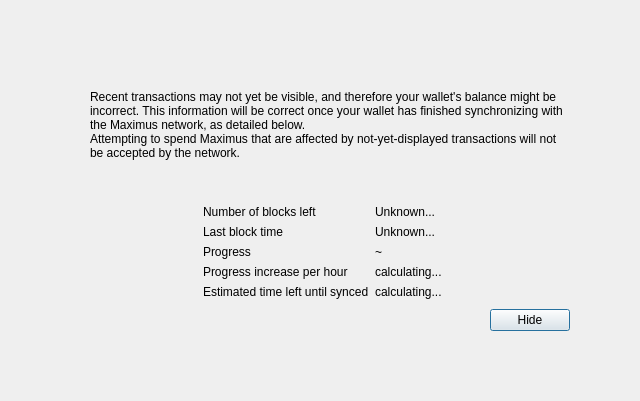
<?xml version="1.0" encoding="UTF-8"?>
<ui version="4.0">
 <class>ModalOverlay</class>
 <widget class="QWidget" name="ModalOverlay">
  <property name="geometry">
   <rect>
    <x>0</x>
    <y>0</y>
    <width>640</width>
    <height>401</height>
   </rect>
  </property>
  <property name="windowTitle">
   <string>Form</string>
  </property>
  <layout class="QVBoxLayout" name="verticalLayout" stretch="0">
   <property name="sizeConstraint">
    <enum>QLayout::SetDefaultConstraint</enum>
   </property>
   <property name="leftMargin">
    <number>0</number>
   </property>
   <property name="topMargin">
    <number>0</number>
   </property>
   <property name="rightMargin">
    <number>0</number>
   </property>
   <property name="bottomMargin">
    <number>0</number>
   </property>
   <item>
    <widget class="QWidget" name="bgWidget" native="true">
     <property name="styleSheet">
      <string notr="true"/>
     </property>
     <layout class="QVBoxLayout" name="verticalLayoutMain" stretch="0">
      <property name="leftMargin">
       <number>60</number>
      </property>
      <property name="topMargin">
       <number>60</number>
      </property>
      <property name="rightMargin">
       <number>60</number>
      </property>
      <property name="bottomMargin">
       <number>60</number>
      </property>
      <item>
       <widget class="QWidget" name="contentWidget" native="true">
        <property name="styleSheet">
         <string notr="true"/>
        </property>
        <layout class="QVBoxLayout" name="verticalLayoutSub" stretch="1,0,0,0,0">
         <property name="spacing">
          <number>0</number>
         </property>
         <property name="leftMargin">
          <number>10</number>
         </property>
         <property name="topMargin">
          <number>10</number>
         </property>
         <property name="rightMargin">
          <number>10</number>
         </property>
         <property name="bottomMargin">
          <number>10</number>
         </property>
         <item>
          <layout class="QHBoxLayout" name="horizontalLayoutIconText" stretch="0,1">
           <property name="topMargin">
            <number>20</number>
           </property>
           <item>
            <layout class="QVBoxLayout" name="verticalLayoutIcon">
             <property name="leftMargin">
              <number>0</number>
             </property>
             <item>
              <widget class="QLabel" name="warningIcon">
               <property name="text">
                <string/>
               </property>
              </widget>
             </item>
             <item>
              <spacer name="verticalSpacerWarningIcon">
               <property name="orientation">
                <enum>Qt::Vertical</enum>
               </property>
               <property name="sizeHint" stdset="0">
                <size>
                 <width>20</width>
                 <height>40</height>
                </size>
               </property>
              </spacer>
             </item>
            </layout>
           </item>
           <item>
            <layout class="QVBoxLayout" name="verticalLayoutInfoText">
             <property name="leftMargin">
              <number>0</number>
             </property>
             <property name="topMargin">
              <number>0</number>
             </property>
             <item>
              <widget class="QLabel" name="infoText">
               <property name="text">
                <string>Recent transactions may not yet be visible, and therefore your wallet's balance might be incorrect. This information will be correct once your wallet has finished synchronizing with the Maximus network, as detailed below.</string>
               </property>
               <property name="textFormat">
                <enum>Qt::RichText</enum>
               </property>
               <property name="wordWrap">
                <bool>true</bool>
               </property>
              </widget>
             </item>
             <item>
              <widget class="QLabel" name="infoTextStrong">
               <property name="text">
                <string>Attempting to spend Maximus that are affected by not-yet-displayed transactions will not be accepted by the network.</string>
               </property>
               <property name="textFormat">
                <enum>Qt::RichText</enum>
               </property>
               <property name="wordWrap">
                <bool>true</bool>
               </property>
              </widget>
             </item>
             <item>
              <spacer name="verticalSpacerInTextSpace">
               <property name="orientation">
                <enum>Qt::Vertical</enum>
               </property>
               <property name="sizeHint" stdset="0">
                <size>
                 <width>20</width>
                 <height>40</height>
                </size>
               </property>
              </spacer>
             </item>
            </layout>
           </item>
          </layout>
         </item>
         <item>
          <spacer name="verticalSpacerAfterText">
           <property name="orientation">
            <enum>Qt::Vertical</enum>
           </property>
           <property name="sizeHint" stdset="0">
            <size>
             <width>20</width>
             <height>40</height>
            </size>
           </property>
          </spacer>
         </item>
         <item>
          <layout class="QFormLayout" name="formLayout">
           <property name="fieldGrowthPolicy">
            <enum>QFormLayout::FieldsStayAtSizeHint</enum>
           </property>
           <property name="formAlignment">
            <set>Qt::AlignHCenter|Qt::AlignTop</set>
           </property>
           <property name="horizontalSpacing">
            <number>6</number>
           </property>
           <property name="verticalSpacing">
            <number>6</number>
           </property>
           <property name="topMargin">
            <number>10</number>
           </property>
           <item row="0" column="0">
            <widget class="QLabel" name="labelNumberOfBlocksLeft">
             <property name="text">
              <string>Number of blocks left</string>
             </property>
            </widget>
           </item>
           <item row="0" column="1">
            <widget class="QLabel" name="numberOfBlocksLeft">
             <property name="text">
              <string>Unknown...</string>
             </property>
            </widget>
           </item>
           <item row="1" column="0">
            <widget class="QLabel" name="labelLastBlockTime">
             <property name="text">
              <string>Last block time</string>
             </property>
            </widget>
           </item>
           <item row="1" column="1">
            <widget class="QLabel" name="newestBlockDate">
             <property name="sizePolicy">
              <sizepolicy hsizetype="Maximum" vsizetype="Preferred">
               <horstretch>0</horstretch>
               <verstretch>0</verstretch>
              </sizepolicy>
             </property>
             <property name="text">
              <string>Unknown...</string>
             </property>
            </widget>
           </item>
           <item row="2" column="0">
            <widget class="QLabel" name="labelSyncDone">
             <property name="text">
              <string>Progress</string>
             </property>
            </widget>
           </item>
           <item row="2" column="1">
            <layout class="QHBoxLayout" name="horizontalLayoutSync" stretch="0,1">
             <item>
              <widget class="QLabel" name="percentageProgress">
               <property name="text">
                <string notr="true">~</string>
               </property>
              </widget>
             </item>
            </layout>
           </item>
           <item row="4" column="0">
            <widget class="QLabel" name="labelProgressIncrease">
             <property name="text">
              <string>Progress increase per hour</string>
             </property>
            </widget>
           </item>
           <item row="4" column="1">
            <widget class="QLabel" name="progressIncreasePerH">
             <property name="text">
              <string>calculating...</string>
             </property>
            </widget>
           </item>
           <item row="5" column="0">
            <widget class="QLabel" name="labelEstimatedTimeLeft">
             <property name="text">
              <string>Estimated time left until synced</string>
             </property>
            </widget>
           </item>
           <item row="5" column="1">
            <widget class="QLabel" name="expectedTimeLeft">
             <property name="text">
              <string>calculating...</string>
             </property>
            </widget>
           </item>
          </layout>
         </item>
         <item>
          <layout class="QHBoxLayout" name="horizontalLayoutButtons">
           <property name="leftMargin">
            <number>10</number>
           </property>
           <property name="topMargin">
            <number>10</number>
           </property>
           <item>
            <spacer name="horizontalSpacer">
             <property name="orientation">
              <enum>Qt::Horizontal</enum>
             </property>
             <property name="sizeHint" stdset="0">
              <size>
               <width>40</width>
               <height>20</height>
              </size>
             </property>
            </spacer>
           </item>
           <item>
            <widget class="QPushButton" name="closeButton">
             <property name="text">
              <string>Hide</string>
             </property>
             <property name="shortcut">
              <string notr="true">Esc</string>
             </property>
             <property name="focusPolicy">
              <enum>Qt::StrongFocus</enum>
             </property>
             <property name="default">
              <bool>true</bool>
             </property>
            </widget>
           </item>
          </layout>
         </item>
         <item>
          <layout class="QVBoxLayout" name="verticalLayout_2">
           <item>
            <spacer name="verticalSpacer">
             <property name="orientation">
              <enum>Qt::Vertical</enum>
             </property>
             <property name="sizeHint" stdset="0">
              <size>
               <width>20</width>
               <height>40</height>
              </size>
             </property>
            </spacer>
           </item>
          </layout>
         </item>
        </layout>
       </widget>
      </item>
     </layout>
    </widget>
   </item>
  </layout>
 </widget>
 <resources/>
 <connections/>
</ui>
